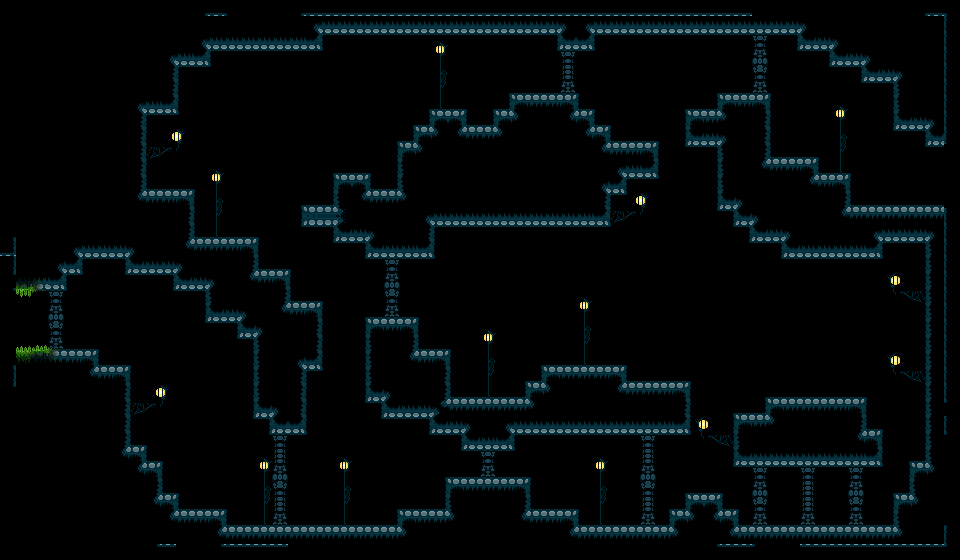

The image is a tile-based game level rendered from a .tmx file. Its description and source (layers, tilesets, objects; grid data summarised) follow:
An orthogonal 60x35 tile map with 16x16 px tiles, 3 tile layers (Details, enviroment, Corrections), 1 hidden layer not drawn, 2 tilesets and 6 objects.

<map version="1.10" tiledversion="1.10.1" orientation="orthogonal" renderorder="right-down" width="60" height="35" tilewidth="16" tileheight="16" infinite="0" nextlayerid="11" nextobjectid="10">
 <tileset firstgid="1" source="BrickTileset.tsx" />
 <tileset firstgid="785" source="../Shaded Plains_Unlit Forset/Tilest.tsx" />
 <layer id="8" name="Details" width="60" height="35">
  <data>[2100 cells, 162 non-empty, 26 distinct tile ids]</data>
 </layer>
 <layer id="1" name="prototype" width="60" height="35" visible="0">
  <data>[2100 cells, 2100 non-empty, 2 distinct tile ids]</data>
 </layer>
 <layer id="2" name="enviroment" width="60" height="35">
  <properties>
   <property name="DeleteTiles" type="bool" value="true" />
   <property name="MarchInOrder" type="bool" value="true" />
  </properties>
  <data>[2100 cells, 2003 non-empty, 30 distinct tile ids]</data>
 </layer>
 <layer id="9" name="Corrections" width="60" height="35">
  <data>[2100 cells, 10 non-empty, 10 distinct tile ids]</data>
 </layer>
 <objectgroup id="10" name="CameraConfiner">
  <object id="9" x="16" y="16">
   <polygon points="0,0 0,528 928,528 928,0" />
  </object>
 </objectgroup>
 <objectgroup id="7" name="TerrainCollider">
  <object id="1" x="224" y="16">
   <polygon points="720,0 720,128 704,128 704,112 672,112 672,64 640,64 640,48 608,48 608,32 576,32 576,16 368,16 368,32 336,32 336,16 96,16 96,32 -16,32 -16,48 -48,48 -48,96 -80,96 -80,176 -32,176 -32,224 32,224 32,256 64,256 64,288 96,288 96,352 80,352 80,416 48,416 48,400 32,400 32,320 16,320 16,304 0,304 -16,304 -16,272 -48,272 -48,256 -96,256 -96,240 -144,240 -144,256 -160,256 -160,272 -208,272 -208,0" />
  </object>
  <object id="2" x="304" y="224">
   <polygon points="0,0 0,-16 32,-16 32,-48 64,-48 64,-32 96,-32 96,-80 112,-80 112,-96 128,-96 128,-112 160,-112 160,-96 192,-96 192,-112 208,-112 208,-128 272,-128 272,-112 288,-112 288,-96 304,-96 304,-80 352,-80 352,-48 320,-48 320,-32 304,-32 304,0 128,0 128,32 64,32 64,16 32,16 32,0" />
  </object>
  <object id="3" x="368" y="400">
   <polygon points="0,0 0,-80 48,-80 48,-48 80,-48 80,0 160,0 160,-16 176,-16 176,-32 256,-32 256,-16 320,-16 320,32 144,32 144,48 96,48 96,32 64,32 64,16 16,16 16,0" />
  </object>
  <object id="4" x="672" y="528">
   <polygon points="0,0 0,-16 16,-16 16,-32 48,-32 48,-16 64,-16 64,0 224,0 224,-32 240,-32 240,-64 256,-64 256,-288 208,-288 208,-272 112,-272 112,-288 80,-288 80,-304 64,-304 64,-320 48,-320 48,-384 16,-384 16,-416 48,-416 48,-432 96,-432 96,-368 144,-368 144,-352 176,-352 176,-320 272,-320 272,16 -656,16 -656,-176 -576,-176 -576,-160 -544,-160 -544,-80 -528,-80 -528,-64 -512,-64 -512,-32 -496,-32 -496,-16 -448,-16 -448,0 -272,0 -272,-16 -224,-16 -224,-48 -144,-48 -144,-16 -96,-16 -96,0" />
  </object>
  <object id="5" x="736" y="464">
   <polygon points="0,0 0,-48 32,-48 32,-64 128,-64 128,-32 144,-32 144,0" />
  </object>
 </objectgroup>
</map>